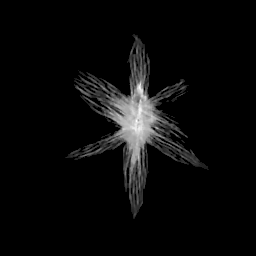
#> input picture pycTV/2D/Test_Image/Co2P_256.tif, 256 x 256 px
$ python recon_dd.py
#> lines starting #> are read from the running program, lines starting #| are printed output that depends on the picture
# General 2D - ART Reconstruction with Positivity Constraint.

import sys, os
sys.path.append('./Utils')
from matplotlib import pyplot as plt
from skimage import io
import numpy as np
import ctvlib

algo = 'ART'
est = 'ones'

num_tilts = 30
beta_red = 0.995

if algo in 'ART':
    print('ART is Selected')
    Niter = 1000
    beta = 1.0
else:
    print('SIRT is Selected')
    Niter = 1000
    beta = 0.0001

#Read Image.
tiltSeries = io.imread('Test_Image/Co2P_256.tif')
#> tiltSeries is the input picture: shape (256, 256) uint16; min 0, max 65534, mean 2605.4
tiltSeries = np.array(tiltSeries, dtype=np.float32)
tiltSeries /= np.amax(tiltSeries)
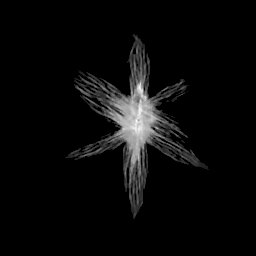
#> tiltSeries: shape (256, 256) float32; min 0, max 1, mean 0.0398
(Nx, Ny) = tiltSeries.shape
#> Nx = 256; Ny = 256
tiltSeries = tiltSeries.flatten()

# Generate Tilt Angles.
tiltAngles = np.linspace(0, 180, num_tilts, dtype=np.float32)

# Initialize C++ Object..
#> (the run stopped early here; a loop or call above may not have finished)
